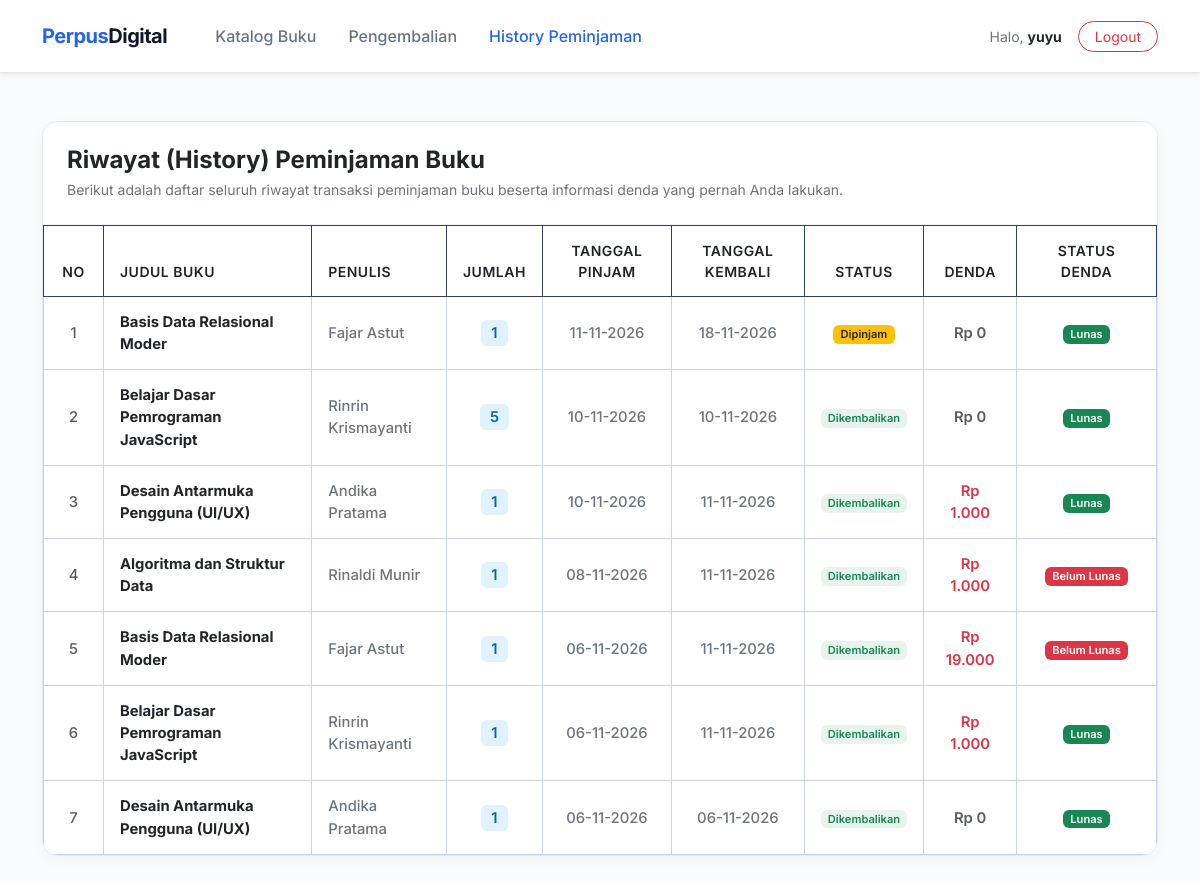
The app's page /view/view_user/history_peminjaman.php (signed in) with its own data.
### tables this page shows
CREATE TABLE `transaksi` (
  `id_transaksi` int(11) NOT NULL,
  `id_anggota` int(11) NOT NULL,
  `id_buku` int(11) NOT NULL,
  `tanggal_pinjam` date NOT NULL,
  `tanggal_kembali` date DEFAULT NULL,
  `status` enum('menunggu_persetujuan_pinjam','dipinjam','menunggu_persetujuan_kembali','dikembalikan') NOT NULL DEFAULT 'menunggu_persetujuan_pinjam',
  `jumlah` int(2) NOT NULL,
  `denda` int(11) DEFAULT 0,
  `status_denda` enum('belum_lunas','lunas') DEFAULT 'lunas'
);

CREATE TABLE `buku` (
  `id_buku` int(11) NOT NULL,
  `judul` varchar(150) NOT NULL,
  `penulis` varchar(100) NOT NULL,
  `penerbit` varchar(100) NOT NULL,
  `tahun_terbit` year(4) NOT NULL,
  `kategori` varchar(20) NOT NULL,
  `stok` int(5) NOT NULL,
  `foto` varchar(100) NOT NULL
);

### view/view_user/history_peminjaman.php (the view, shortened to what this page needs)
<?php
$db = new Koneksi();
$koneksi = $db->koneksi;
$id_anggota = $_SESSION['data']['id_anggota'];
$nama_user  = $_SESSION['data']['username'];
$sql = "SELECT transaksi.*, buku.judul, buku.penulis
        FROM transaksi
        JOIN buku ON transaksi.id_buku = buku.id_buku
        WHERE transaksi.id_anggota = '$id_anggota'
        ORDER BY transaksi.id_transaksi DESC";
$result = $koneksi->query($sql);
?>
<!DOCTYPE html>
<html lang="id">
<head>
    <link href="https://cdn.jsdelivr.net/npm/bootstrap@5.3.0/dist/css/bootstrap.min.css" rel="stylesheet">
</head>
<body>
<nav class="navbar navbar-expand-lg sticky-top shadow-sm">
    <div class="container py-2">
        <a class="navbar-brand fw-bold fs-5" href="v_Dashboard_user.php">
            <span style="color: #2563eb;">Perpus</span>Digital
        </a>
        <div class="collapse navbar-collapse" id="navbarNav">
            <ul class="navbar-nav me-auto mb-2 mb-lg-0 ms-lg-3">
                <li class="nav-item">
                    <a class="nav-link fw-medium px-3" href="v_Dashboard_user.php">Katalog Buku</a>
                </li>
                <li class="nav-item">
                    <a class="nav-link fw-medium px-3" href="pengembalian_user.php">Pengembalian</a>
                </li>
                <li class="nav-item">
                    <a class="nav-link active fw-medium px-3" href="history_peminjaman.php">History Peminjaman</a>
                </li>
            </ul>
            <div class="d-flex align-items-center gap-3">
                <span class="text-secondary small">
                    Halo, <strong class="text-dark"><?= htmlspecialchars($nama_user); ?></strong>
                </span>
                <a href="../../controller/logout.php" class="btn btn-outline-danger btn-sm px-3 rounded-pill">Logout</a>
            </div>
        </div>
    </div>
</nav>
<div class="container mt-5 mb-5">
    <div class="card-custom">
        <div class="card-header-custom">
            <h4 class="fw-bold text-dark mb-1">Riwayat (History) Peminjaman Buku</h4>
            <p class="text-secondary small mb-0">Berikut adalah daftar seluruh riwayat transaksi peminjaman buku beserta informasi denda yang pernah Anda lakukan.</p>
        </div>
        <div class="card-body p-0">
            <div class="table-responsive">
                <table class="table table-custom table-bordered align-middle">
                    <thead>
                        <tr>
                            <th class="text-center" style="width: 60px;">No</th>
                            <th>Judul Buku</th>
                            <th>Penulis</th>
                            <th class="text-center">Jumlah</th>
                            <th class="text-center">Tanggal Pinjam</th>
                            <th class="text-center">Tanggal Kembali</th>
                            <th class="text-center">Status</th>
                            <th class="text-center">Denda</th>
                            <th class="text-center" style="width: 140px;">Status Denda</th>
                        </tr>
                    </thead>
                    <tbody>
                        <?php
                        if ($result && $result->num_rows > 0) {
                            $no = 1;
                            while ($row = $result->fetch_assoc()) {
                        ?>
                            <tr>
                                <td class="text-center text-muted fw-medium"><?= $no++; ?></td>
                                <td>
                                    <span class="fw-bold text-dark d-block"><?= htmlspecialchars($row['judul']); ?></span>
                                </td>
                                <td class="text-secondary fw-medium"><?= htmlspecialchars($row['penulis']); ?></td>
                                <td class="text-center">
                                    <span class="badge-jumlah"><?= htmlspecialchars($row['jumlah']); ?></span>
                                </td>
                                <td class="text-center text-secondary small fw-medium"><?= date('d-m-Y', strtotime($row['tanggal_pinjam'])); ?></td>
                                <td class="text-center text-secondary small fw-medium">
                                    <?= (!empty($row['tanggal_kembali']) && $row['tanggal_kembali'] != '0000-00-00') ? date('d-m-Y', strtotime($row['tanggal_kembali'])) : '<span class="text-muted">-</span>'; ?>
                                </td>
                                <td class="text-center">
                                    <?php if (strtolower($row['status']) == 'dipinjam') : ?>
                                        <span class="badge bg-warning text-dark px-2.5 py-1.5 fw-semibold">Dipinjam</span>
                                    <?php elseif (strtolower($row['status']) == 'dikembalikan') : ?>
                                        <span class="badge bg-success bg-opacity-10 text-success px-2.5 py-1.5 fw-semibold">Dikembalikan</span>
                                    <?php else : ?>
                                        <span class="badge bg-secondary px-2.5 py-1.5 fw-semibold"><?= htmlspecialchars($row['status']); ?></span>
                                    <?php endif; ?>
                                </td>
                                <td class="text-center fw-semibold text-danger">
                                    <?= ($row['denda'] > 0) ? 'Rp ' . number_format($row['denda'], 0, ',', '.') : '<span class="text-muted">Rp 0</span>'; ?>
                                </td>
                                <td class="text-center">
                                    <?php if (strtolower($row['status_denda']) == 'belum_lunas') : ?>
                                        <span class="badge bg-danger px-2.5 py-1.5 fw-semibold">Belum Lunas</span>
                                    <?php elseif (strtolower($row['status_denda']) == 'lunas') : ?>
                                        <span class="badge bg-success px-2.5 py-1.5 fw-semibold">Lunas</span>
                                    <?php else : ?>
                                        <span class="badge bg-secondary px-2.5 py-1.5 fw-semibold"><?= htmlspecialchars($row['status_denda']); ?></span>
                                    <?php endif; ?>
                                </td>
                            </tr>
                        <?php
                            }
                        } ?>
                    </tbody>
                </table>
            </div>
        </div>
    </div>
</div>
</body>
</html>

### view/view_user/history_peminjaman.php (style rules this page uses)
body { font-family: 'Inter', sans-serif; background-color: #f8fafc; color: #1e293b; }
.navbar { background-color: #ffffff !important; border-bottom: 1px solid #e2e8f0; }
.navbar-brand { color: #0f172a !important; letter-spacing: -0.5px; }
.navbar .nav-link { color: #64748b !important; transition: color 0.2s; }
.navbar .nav-link:hover, .navbar .nav-link.active { color: #2563eb !important; }
.card-custom { background: #ffffff; border: 1px solid #e2e8f0; border-radius: 16px; overflow: hidden; box-shadow: 0 4px 20px -2px rgba(0, 0, 0, 0.03); }
.card-header-custom { background-color: #ffffff; border-bottom: 1px solid #f1f5f9; padding: 24px; }
.table-custom { margin-bottom: 0; border-collapse: collapse; }
.table-custom thead { background-color: #0f172a !important; color: #ffffff; }
.table-custom thead th { font-weight: 600; font-size: 0.875rem; text-transform: uppercase; letter-spacing: 0.5px; padding: 14px 16px; border: 1px solid #334155 !important; }
.table-custom tbody td { padding: 14px 16px; border: 1px solid #cbd5e1 !important; font-size: 0.925rem; }
.table-custom tbody tr:nth-child(odd) { background-color: #ffffff; }
.table-custom tbody tr:nth-child(even) { background-color: #f1f5f9; }
.badge-jumlah { background-color: #e0f2fe; color: #0369a1; font-weight: 600; border-radius: 6px; padding: 4px 10px; }

### records on screen
transaksi: id_buku.judul "Basis Data Relasional Moder", id_buku.penulis "Fajar Astut", jumlah "1", tanggal_pinjam "11-11-2026", tanggal_kembali "18-11-2026", status "Dipinjam", denda "Rp 0", status_denda "Lunas"
transaksi: id_buku.judul "Belajar Dasar Pemrograman JavaScript", id_buku.penulis "Rinrin Krismayanti", jumlah "5", tanggal_pinjam "10-11-2026", tanggal_kembali "10-11-2026", status "Dikembalikan", denda "Rp 0", status_denda "Lunas"
transaksi: id_buku.judul "Desain Antarmuka Pengguna (UI/UX)", id_buku.penulis "Andika Pratama", jumlah "1", tanggal_pinjam "10-11-2026", tanggal_kembali "11-11-2026", status "Dikembalikan", denda "1.000", status_denda "Lunas"
transaksi: id_buku.judul "Algoritma dan Struktur Data", id_buku.penulis "Rinaldi Munir", jumlah "1", tanggal_pinjam "08-11-2026", tanggal_kembali "11-11-2026", status "Dikembalikan", denda "1.000", status_denda "Belum Lunas"
transaksi: id_buku.judul "Basis Data Relasional Moder", id_buku.penulis "Fajar Astut", jumlah "1", tanggal_pinjam "06-11-2026", tanggal_kembali "11-11-2026", status "Dikembalikan", denda "19.000", status_denda "Belum Lunas"
transaksi: id_buku.judul "Belajar Dasar Pemrograman JavaScript", id_buku.penulis "Rinrin Krismayanti", jumlah "1", tanggal_pinjam "06-11-2026", tanggal_kembali "11-11-2026", status "Dikembalikan", denda "1.000", status_denda "Lunas"
transaksi: id_buku.judul "Desain Antarmuka Pengguna (UI/UX)", id_buku.penulis "Andika Pratama", jumlah "1", tanggal_pinjam "06-11-2026", tanggal_kembali "06-11-2026", status "Dikembalikan", denda "Rp 0", status_denda "Lunas"

### other values on screen
$nama_user "yuyu"
